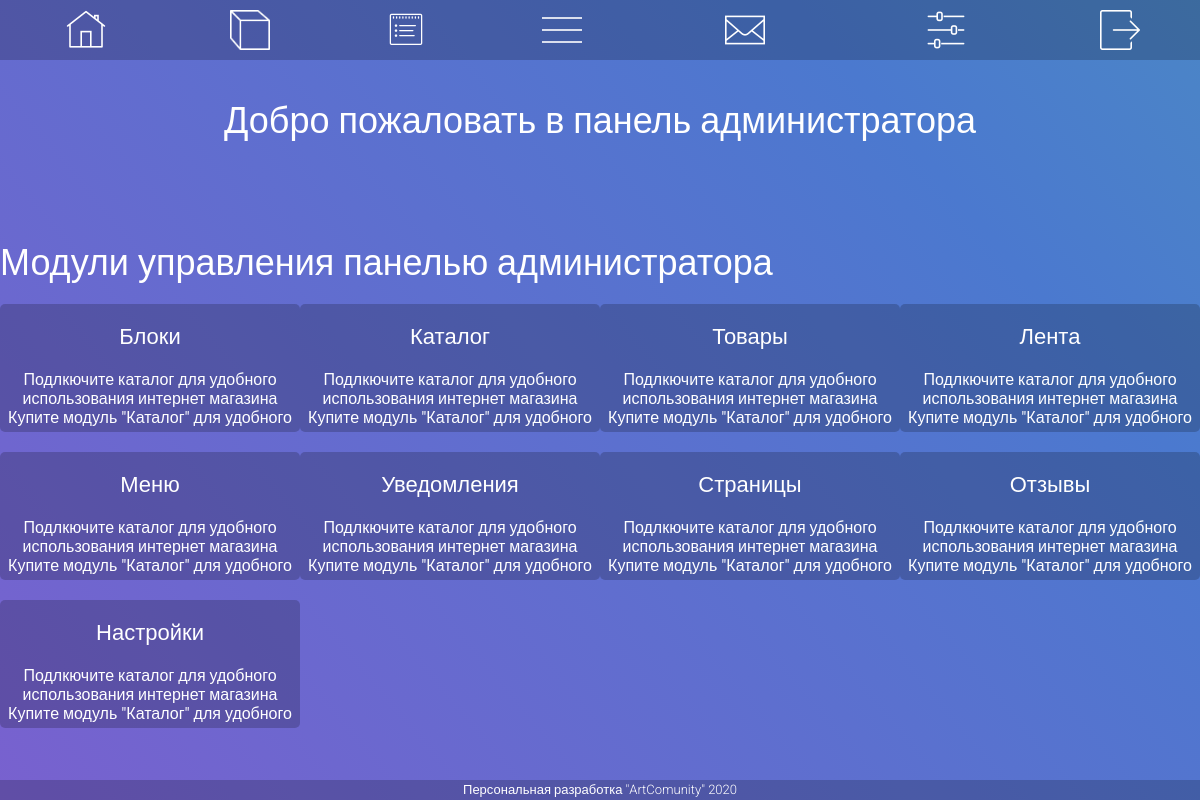
/admin/body.php (signed in), run on the app's committed database.
### tables this page shows
CREATE TABLE `moduls` (
  `id` int(11) NOT NULL,
  `module` text NOT NULL,
  `url` text NOT NULL,
  `img` text NOT NULL,
  `hide` int(11) DEFAULT '1'
);

### index.php (called while the page is built, shortened)
<?php
require SITE_TEMPLATE_PATH_CORE . 'ACRouter.php';
require SITE_TEMPLATE_PATH_CORE . 'ACConnect.php';
require SITE_TEMPLATE_PATH_CLASS . "ACModules.php";
include "template/header.php";
ACRouter::url();
include "template/footer.php";

### admin/core/ACConnect.php (called while the page is built, shortened)
<?php
trait ACDatabase
{
    public static $dsn = 'mysql:dbname=adminka;host=mysql';
    public static $user = 'root';
    public static $pass = 'root';
    public static $dbh = null;
    public static $sth = null;
    public static function getDbh()
    {
        if (!self::$dbh) {
            try {
                self::$dbh = new PDO(
                    self::$dsn,
                    self::$user,
                    self::$pass,
                    array(PDO::MYSQL_ATTR_INIT_COMMAND => "SET NAMES 'utf8'")
                );
                self::$dbh->setAttribute(PDO::ATTR_ERRMODE, PDO::ERRMODE_WARNING);
            } catch (PDOException $e) {
                exit('Error connecting to database: ' . $e->getMessage() . '<br>Check the database connection settings in the <b>ACConnect.php</b> file.');
            }
        }
        return self::$dbh;
    }
    public static function getAll($query, $param = array())
    {
        self::$sth = self::getDbh()->prepare($query);
        self::$sth->execute((array) $param);
        return self::$sth->fetchAll(PDO::FETCH_ASSOC);
    }
}

### admin/class/ACModules.php (called while the page is built)
<?php
class ACModules
{
    public static function getModule()
    {
        $arItems = ACDatabase::getAll("SELECT * FROM moduls WHERE hide = 1");
        if(!empty($arItems))
            return $arItems;
        else
            return ACErrors::getError(1);
    }
    public static function getModuleSale()
    {
        $arItems = ACDatabase::getAll("SELECT * FROM moduls");
        if(!empty($arItems))
            return $arItems;
        else
            return ACErrors::getError(1);
    }
}

### admin/inc/body.php (called while the page is built)
<?php
require 'main.php';

### admin/inc/main.php (the view, shortened to what this page needs)
<h1 style="margin-bottom: 20px;">Добро пожаловать в панель администратора</h1>
<div class="main-modul">
    <h1 class="main-modul__title">Модули управления панелью администратора</h1>
    <div class="main-modul-moduls">
        <? if (!empty(ACModules::getModuleSale())): ?>
            <? foreach (ACModules::getModuleSale() as $arModul): ?>
                <div class="main-modul-moduls-block">
                    <div class="main-modul-moduls-block__title">
                        <?= $arModul['module'] ?>
                    </div>
                    <div class="main-modul-moduls-block__description">
                        Подлкючите каталог для удобного использования интернет магазина
                        <p>
                            Купите модуль "Каталог" для удобного использования интернет-магазина и забудьте о проблемах
                        </p>
                    </div>
                </div>
            <? endforeach; ?>
        <? endif; ?>
    </div>
</div>

### admin/core/ACRouter.php (shortened to what this page needs)
<?php
class ACRouter{
    public static function parceUrl(){
        $url = explode('/', $_SERVER['REQUEST_URI']);
        $url['PATH'] = $_SERVER['REQUEST_URI'];
        if(!empty($url[1]) && $url[1] != '')
        {
            $url['PAGE'] = $url[1];
        }
        if (!empty($url[2]) && $url[2] != '')
        {
            $url['ITEM'] = $url[2];
        }
        return $url;
    }
    public static function url()
    {
        $url = self::parceUrl();
        if($url['PATH'] === '/')
        {
            require "template/main.php";
        }
        elseif($url['PAGE'] == 'admin')
        {
            require "admin/index.php";
        }
        else{
            require "template/page.php";
        }
    }
}

### admin/index.php (shortened to what this page needs)
<?php
if ($_SESSION['user_activ_admin'] == 1) {
    $arUrl = explode('/', $_SERVER['REQUEST_URI']);
    $sUrl = str_replace('.php', '', $arUrl[2]);
    include 'inc/header.php';
    if (!empty($sUrl) && $sUrl != '' && $sUrl != 'index') {
        require 'inc/' . strtok($sUrl, '?') . '.php';
    } else {
        include ('body.php');
    }
    include 'inc/footer.php';
} else {
    require 'authorization.php';
}

### admin/inc/header.php (shortened to what this page needs)
<!DOCTYPE html>
<html>
<head>
    <?php
    $parentDir = basename(dirname($_SERVER['PHP_SELF']));
    if ($parentDir == 'inc')
        $parentDir = '/assets';
    else
        $parentDir = '/admin/dist/assets';
    ?>
    <link rel="stylesheet" type="text/css" href="<?= $parentDir ?>/css/styles.css">
    <link rel="stylesheet" type="text/css" href="<?= $parentDir ?>/icofont/icofont.min.css">
    <?
    $img_exit = $parentDir . '/icons/exit-image.png';
    ?>
</head>
<body id="background-admin">
<div class="wrapper">
    <header class="header">
        <div class="header-menu">
            <a href="body.php" class="navigation-panel">
                <img src="<?= $parentDir ?>/icons/home-image.png" alt="Главная" title="Главная"><span>Главная</span>
            </a>
            <? if (!empty(ACModules::getModule())): ?>
                <? foreach (ACModules::getModule() as $arModul): ?>
                    <a href="<?=$arModul['url']?>" class="navigation-panel">
                        <img src="<?= $parentDir ?>/icons/<?=$arModul['img']?>.png" alt="<?=$arModul['module']?>"
                             title="<?=$arModul['module']?>">
                    </a>
                <? endforeach; ?>
            <? endif; ?>
            <a href="uncet.php" class="navigation-panel">
                <img src="<?php echo $img_exit; ?>" alt="Выход" title="Выход">Выход
            </a>
        </div>
    </header>
    <div class="content">

### admin/inc/footer.php (shortened to what this page needs)
</div>
<footer class="footer">
    Персональная разработка "ArtComunity" <?= date('Y'); ?>
</footer>
</div>
</body>
</html>

### data on the page
moduls: img (picture), module "Блоки"
moduls: img (picture), module "Лента"
moduls: img (picture), module "Меню"
moduls: img (picture), module "Уведомления"
moduls: img (picture), module "Настройки"
moduls: module "Каталог"
moduls: module "Товары"
moduls: module "Страницы"
moduls: module "Отзывы"
